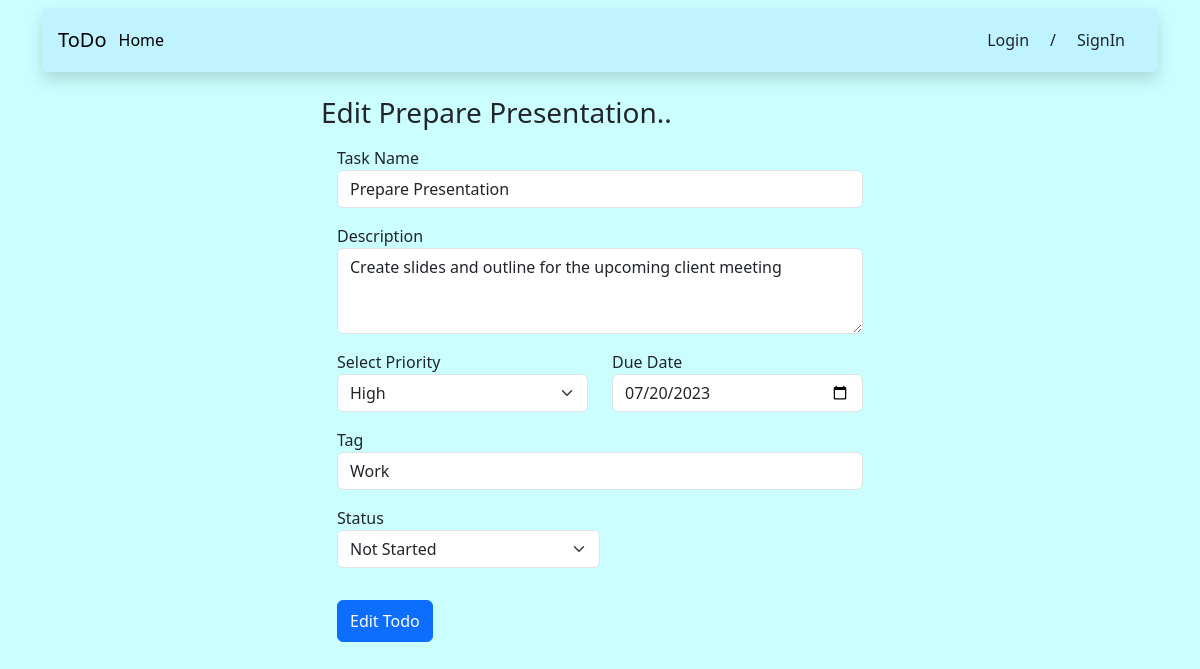
The page /editTodo/3 on the database its author committed.
### home/models.py (models this page shows, shortened)
class Todo(models.Model):
    sno = models.AutoField(primary_key=True)
    user = models.ForeignKey(User,on_delete=models.CASCADE,default='')
    task_name = models.CharField(max_length=50)
    description = models.TextField()
    priority = models.CharField(max_length=6)
    dueDate = models.DateField(auto_now=False, auto_now_add=False)
    tag = models.CharField(max_length=50)
    status = models.CharField(max_length=15)

### home/views.py (the view, shortened to what this page needs)
# urls.py: path('editTodo/<int:id>',views.editTodo,name='EditTodo'),
def editTodo(request,id):
    currDetails = Todo.objects.filter(sno=id).first()
    return render(request,'home/editTodo.html',{'currDetails':currDetails})

### templates/home/editTodo.html (shortened to what this page needs)
{% extends 'basic.html' %}
{% block body %}
<div class="container">
    <div class='d-flex justify-content-center py-4 '>
        <form action='/editTodo/{{currDetails.sno}}' method='post' class='col-12 col-sm-10 col-md-6'> {% csrf_token %}
            <h1 class="h3 mb-3 fw-normal">Edit {{currDetails.task_name}}..</h1>
            <div class="m-3">
                <label for="newTaskName">Task Name</label>
                <input type="text" class="form-control" id="newTaskName" name='newTaskName' placeholder="newTaskName" value='{{currDetails.task_name}}'>
            </div>
            <div class="m-3">
                <label for="newDescription">Description</label>
                <textarea type="text" class="form-control" id="newDescription" name="newDescription" placeholder="description"
                    rows='3'>{{currDetails.description}}</textarea>
            </div>
            <div class='mt-3 ps-3 pe-3 row'>
                <div class='col-sm'>
                    <label for="newPriority">Select Priority</label>
                    <select class="form-select" id='newPriority' name='newPriority' aria-label="Default select example" value='{{currDetails.priority}}'>
                        <option {% if currDetails.priority == 'High' %} selected {% endif %} value="High">High</option>
                    </select>
                </div>
                <div class="col-sm">
                    <label for="newLastdate">Due Date</label>
                    <input type="date" class="form-control" id="newLastdate" name="newLastdate" placeholder="newLastdate" value='{{currDetails.dueDate|date:'Y-m-d'}}'>
                </div>
            </div>
            <div class="m-3">
                <label for="newTag">Tag</label>
                <input type="text" class="form-control" id="newTag" name='newTag'
                    placeholder="newTag" value='{{currDetails.tag}}'>
            </div>
            <div class="m-3">
                <label for="newStatus">Status</label>
                <select class="form-select col-6 w-50" id='newStatus' name='newStatus' aria-label="Default select example">
                    <option {% if currDetails.status == 'Not Started' %} selected {% endif %} value="Not Started">Not Started</option>
                </select>
            </div>
            <button class="btn btn-primary w-auto py-2 m-3" type="submit">Edit Todo</button>
        </form>
    </div>
</div>
{% endblock body %}

### static/basic.css (style rules this page uses)
body { background-color: rgb(203, 255, 255); }

### rows shown on the page
Todo: task_name "Prepare Presentation", newTaskName "Prepare Presentation", newDescription "Create slides and outline for the upcoming client meeting", newPriority "High", newLastdate "07/20/2023", newTag "Work", newStatus "Not Started"
